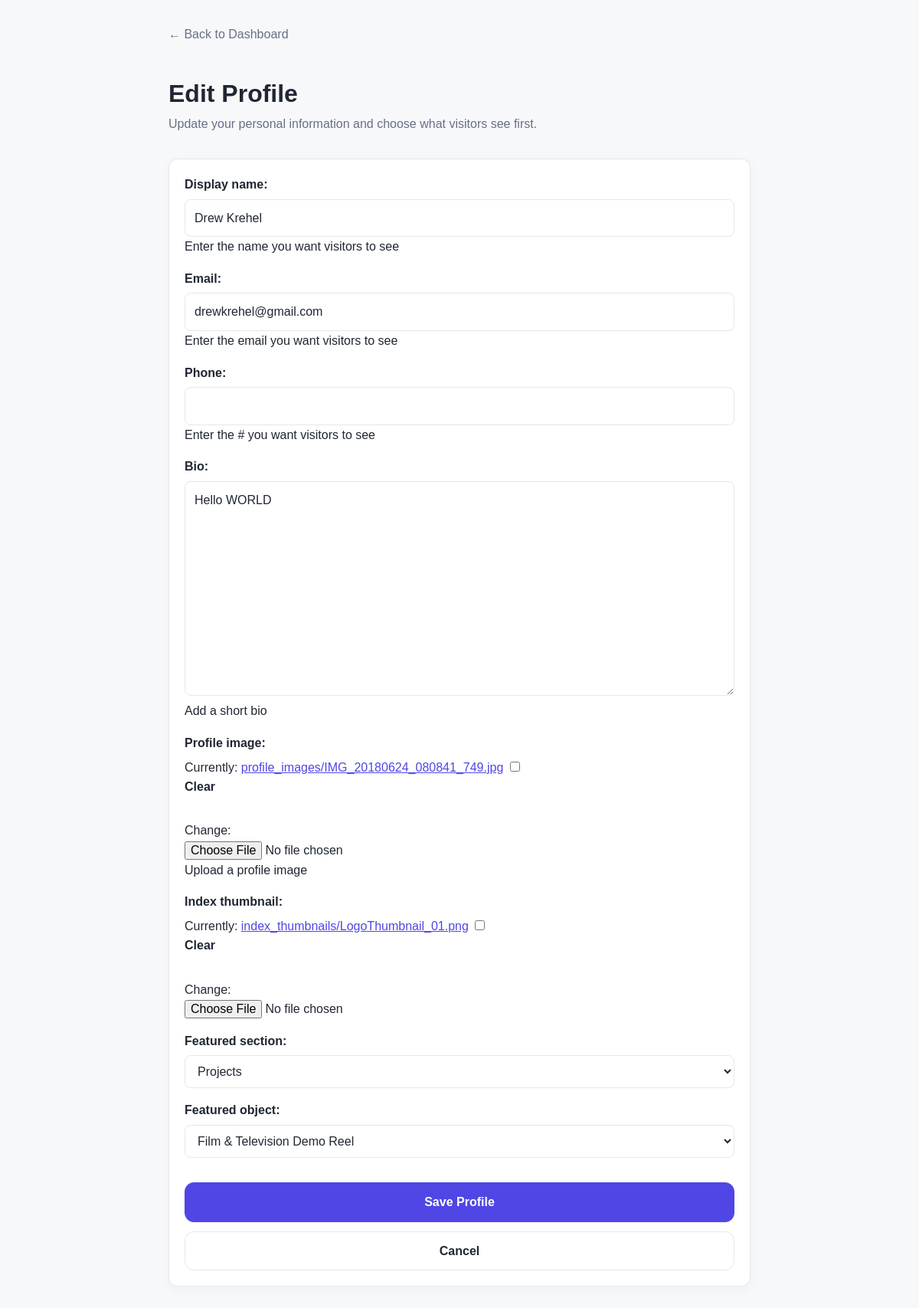
The app's page /dashboard/profile/ (signed in) with its own data.
### builder/models.py (models this page shows)
class Profile(models.Model):
    user = models.OneToOneField(
        User,
        on_delete=models.CASCADE
    )
    featured_section = models.CharField(
        max_length=20,
        choices=[
            ("about", "About Me"),
            ("projects", "Projects"),
            ("resumes", "Resumes"),
            ("links", "Links"),
            ("forms", "Forms"),
        ],
        blank=True,
    )
    featured_object_id = models.PositiveIntegerField(
        null=True,
        blank=True,
    )
    display_name = models.CharField(
        max_length=200,
        help_text="Enter the name you want visitors to see"
    )
    email = models.EmailField(
        max_length=200,
        help_text="Enter the email you want visitors to see"
    )
    phone = models.CharField(
        max_length=50,
        blank=True,
        help_text="Enter the # you want visitors to see"
    )
    bio = models.TextField(
        max_length=1000,
        blank=True,
        help_text="Add a short bio"
    )
    profile_image = models.ImageField(
        upload_to='profile_images/',
        blank=True,
        help_text="Upload a profile image"
    )
    index_thumbnail = models.ImageField(
        upload_to="index_thumbnails/",
        blank=True,
    )

### builder/views.py (the view)
# urls.py: path("dashboard/profile/", views.edit_profile, name="edit_profile"),
@login_required
def edit_profile(request):
    profile = Profile.objects.get(user=request.user)
    if request.method == "POST":
        form = ProfileForm(
            request.POST,
            request.FILES,
            instance=profile,
            user=request.user,
        )
        if form.is_valid():
            form.save()
            return redirect("dashboard")
    else:
        form = ProfileForm(
            instance=profile,
            user=request.user,
        )
    featured_objects = {
        "projects": [
            {"id": obj.id, "label": obj.title}
            for obj in Project.objects.filter(user=request.user)
        ],
        "resumes": [
            {"id": obj.id, "label": obj.display_name}
            for obj in Resume.objects.filter(user=request.user)
        ],
        "links": [
            {"id": obj.id, "label": obj.display_name}
            for obj in Link.objects.filter(user=request.user)
        ],
        "forms": [
            {"id": obj.id, "label": obj.form_name}
            for obj in Form.objects.filter(user=request.user)
        ],
    }
    return render(
        request,
        "edit_profile.html",
        {
            "form": form,
            "featured_objects": featured_objects,
        },
    )

### builder/templates/edit_profile.html (shortened to what this page needs)
{% extends "base.html" %}
{% block content %}
<main class="dashboard-page">
    <a class="back-link" href="{% url 'dashboard' %}">
        &larr; Back to Dashboard
    </a>
    <header class="dashboard-header">
        <h1>Edit Profile</h1>
        <p>Update your personal information and choose what visitors see first.</p>
    </header>
    <section class="dashboard-panel">
        <form method="POST" enctype="multipart/form-data" class="dashboard-form">
            {{ form.as_p }}
            <div class="confirmation-actions">
                <button class="primary-button" type="submit">
                    Save Profile
                </button>
                <a class="button-link" href="{% url 'dashboard' %}">
                    Cancel
                </a>
            </div>
        </form>
    </section>
</main>
{% endblock %}

### builder/static/builder/css/styles.css (style rules this page uses)
body { font-family: Arial, sans-serif; }

### builder/static/builder/css/site.css (style rules this page uses)
:root { --page-bg: #F7F8FA; --surface: #FFFFFF; --text-primary: #202733; --text-muted: #667085; --accent: #4F46E5; --border: #E4E7EC; --font-family: Arial, Helvetica, sans-serif; --radius: 12px; --content-width: 960px; }
* { box-sizing: border-box; }
body { margin: 0; background: var(--page-bg); color: var(--text-primary); font-family: var(--font-family); line-height: 1.6; }
a { color: var(--accent); }
button, input, textarea, select { font: inherit; }
.button-link, .primary-button { display: flex; align-items: center; justify-content: center; width: 100%; min-height: 48px; padding: 12px 16px; border: 1px solid var(--border); border-radius: var(--radius); background: var(--surface); color: var(--text-primary); text-align: center; text-decoration: none; font-weight: 600; overflow-wrap: anywhere; transition: background-color 150ms ease, border-color 150ms ease, transform 150ms ease; }
.primary-button { border-color: var(--accent); background: var(--accent); color: #FFFFFF; cursor: pointer; }
.dashboard-page { width: min(100% - 32px, 760px); margin: 32px auto 48px; }
.back-link { display: inline-block; margin-bottom: 24px; color: var(--text-muted); text-decoration: none; }
.dashboard-header { margin-bottom: 32px; }
.dashboard-header h1 { margin-bottom: 8px; font-size: 2rem; line-height: 1.2; overflow-wrap: anywhere; }
.dashboard-header p { margin: 0; color: var(--text-muted); }
.dashboard-card, .dashboard-panel { min-width: 0; padding: 20px; background: var(--surface); border: 1px solid var(--border); border-radius: var(--radius); box-shadow: 0 4px 16px rgb(32 39 51 / 4%); }
.dashboard-form p { margin: 0 0 16px; }
.dashboard-form label { display: block; margin-bottom: 6px; font-weight: 600; }
.dashboard-form input:not([type="checkbox"]):not([type="file"]), .dashboard-form textarea, .dashboard-form select { width: 100%; max-width: 100%; padding: 11px 12px; border: 1px solid var(--border); border-radius: 8px; background: var(--surface); color: var(--text-primary); }
.dashboard-form textarea { min-height: 120px; resize: vertical; }
.dashboard-form input[type="checkbox"] { margin-right: 8px; }
.dashboard-form input[type="file"] { display: block; max-width: 100%; }
.dashboard-form .primary-button { margin-top: 8px; }
.confirmation-actions { display: flex; flex-wrap: wrap; align-items: center; gap: 12px; margin-top: 24px; }

### records on screen
Profile: display_name "Drew Krehel", email "drewkrehel@gmail.com", bio "Hello WORLD", featured_section "Projects", featured_object_id "Film & Television Demo Reel"
